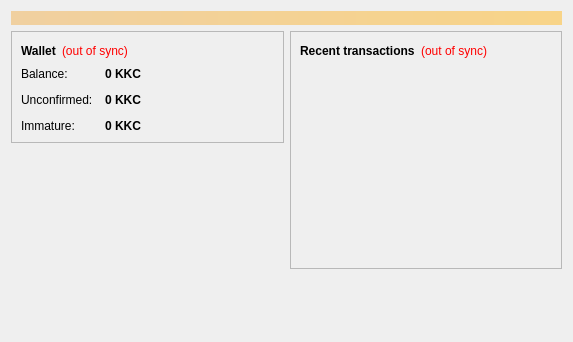
<?xml version="1.0" encoding="UTF-8"?>
<ui version="4.0">
 <class>OverviewPage</class>
 <widget class="QWidget" name="OverviewPage">
  <property name="geometry">
   <rect>
    <x>0</x>
    <y>0</y>
    <width>573</width>
    <height>342</height>
   </rect>
  </property>
  <property name="windowTitle">
   <string>Form</string>
  </property>
  <layout class="QVBoxLayout" name="topLayout">
   <item>
    <widget class="QLabel" name="labelAlerts">
     <property name="visible">
      <bool>false</bool>
     </property>
     <property name="styleSheet">
      <string notr="true">background-color: qlineargradient(x1: 0, y1: 0, x2: 1, y2: 0, stop:0 #F0D0A0, stop:1 #F8D488); color:#000000;</string>
     </property>
     <property name="wordWrap">
      <bool>true</bool>
     </property>
     <property name="margin">
      <number>3</number>
     </property>
    </widget>
   </item>
   <item>
    <layout class="QHBoxLayout" name="horizontalLayout" stretch="1,1">
     <item>
      <layout class="QVBoxLayout" name="verticalLayout_2">
       <item>
        <widget class="QFrame" name="frame">
         <property name="frameShape">
          <enum>QFrame::StyledPanel</enum>
         </property>
         <property name="frameShadow">
          <enum>QFrame::Raised</enum>
         </property>
         <layout class="QVBoxLayout" name="verticalLayout_4">
          <item>
           <layout class="QHBoxLayout" name="horizontalLayout_4">
            <item>
             <widget class="QLabel" name="label_5">
              <property name="font">
               <font>
                <weight>75</weight>
                <bold>true</bold>
               </font>
              </property>
              <property name="text">
               <string>Wallet</string>
              </property>
             </widget>
            </item>
            <item>
             <widget class="QLabel" name="labelWalletStatus">
              <property name="toolTip">
               <string>The displayed information may be out of date. Your wallet automatically synchronizes with the KaKaCoin network after a connection is established, but this process has not completed yet.</string>
              </property>
              <property name="styleSheet">
               <string notr="true">QLabel { color: red; }</string>
              </property>
              <property name="text">
               <string notr="true">(out of sync)</string>
              </property>
              <property name="alignment">
               <set>Qt::AlignLeading|Qt::AlignLeft|Qt::AlignVCenter</set>
              </property>
             </widget>
            </item>
            <item>
             <spacer name="horizontalSpacer_2">
              <property name="orientation">
               <enum>Qt::Horizontal</enum>
              </property>
              <property name="sizeHint" stdset="0">
               <size>
                <width>40</width>
                <height>20</height>
               </size>
              </property>
             </spacer>
            </item>
           </layout>
          </item>
          <item>
           <layout class="QFormLayout" name="formLayout_2">
            <property name="fieldGrowthPolicy">
             <enum>QFormLayout::AllNonFixedFieldsGrow</enum>
            </property>
            <property name="horizontalSpacing">
             <number>12</number>
            </property>
            <property name="verticalSpacing">
             <number>12</number>
            </property>
            <item row="0" column="0">
             <widget class="QLabel" name="label">
              <property name="text">
               <string>Balance:</string>
              </property>
             </widget>
            </item>
            <item row="0" column="1">
             <widget class="QLabel" name="labelBalance">
              <property name="font">
               <font>
                <weight>75</weight>
                <bold>true</bold>
               </font>
              </property>
              <property name="cursor">
               <cursorShape>IBeamCursor</cursorShape>
              </property>
              <property name="toolTip">
               <string>Your current balance</string>
              </property>
              <property name="text">
               <string notr="true">0 KKC</string>
              </property>
              <property name="textInteractionFlags">
               <set>Qt::LinksAccessibleByMouse|Qt::TextSelectableByKeyboard|Qt::TextSelectableByMouse</set>
              </property>
             </widget>
            </item>
            <item row="1" column="0">
             <widget class="QLabel" name="label_3">
              <property name="text">
               <string>Unconfirmed:</string>
              </property>
             </widget>
            </item>
            <item row="1" column="1">
             <widget class="QLabel" name="labelUnconfirmed">
              <property name="font">
               <font>
                <weight>75</weight>
                <bold>true</bold>
               </font>
              </property>
              <property name="cursor">
               <cursorShape>IBeamCursor</cursorShape>
              </property>
              <property name="toolTip">
               <string>Total of transactions that have yet to be confirmed, and do not yet count toward the current balance</string>
              </property>
              <property name="text">
               <string notr="true">0 KKC</string>
              </property>
              <property name="textInteractionFlags">
               <set>Qt::LinksAccessibleByMouse|Qt::TextSelectableByKeyboard|Qt::TextSelectableByMouse</set>
              </property>
             </widget>
            </item>
            <item row="2" column="0">
             <widget class="QLabel" name="labelImmatureText">
              <property name="text">
               <string>Immature:</string>
              </property>
             </widget>
            </item>
            <item row="2" column="1">
             <widget class="QLabel" name="labelImmature">
              <property name="font">
               <font>
                <weight>75</weight>
                <bold>true</bold>
               </font>
              </property>
              <property name="toolTip">
               <string>Mined balance that has not yet matured</string>
              </property>
              <property name="text">
               <string notr="true">0 KKC</string>
              </property>
              <property name="textInteractionFlags">
               <set>Qt::LinksAccessibleByMouse|Qt::TextSelectableByKeyboard|Qt::TextSelectableByMouse</set>
              </property>
             </widget>
            </item>
           </layout>
          </item>
         </layout>
        </widget>
       </item>
       <item>
        <spacer name="verticalSpacer">
         <property name="orientation">
          <enum>Qt::Vertical</enum>
         </property>
         <property name="sizeHint" stdset="0">
          <size>
           <width>20</width>
           <height>40</height>
          </size>
         </property>
        </spacer>
       </item>
      </layout>
     </item>
     <item>
      <layout class="QVBoxLayout" name="verticalLayout_3">
       <item>
        <widget class="QFrame" name="frame_2">
         <property name="frameShape">
          <enum>QFrame::StyledPanel</enum>
         </property>
         <property name="frameShadow">
          <enum>QFrame::Raised</enum>
         </property>
         <layout class="QVBoxLayout" name="verticalLayout">
          <item>
           <layout class="QHBoxLayout" name="horizontalLayout_2">
            <item>
             <widget class="QLabel" name="label_4">
              <property name="text">
               <string>&lt;b&gt;Recent transactions&lt;/b&gt;</string>
              </property>
             </widget>
            </item>
            <item>
             <widget class="QLabel" name="labelTransactionsStatus">
              <property name="toolTip">
               <string>The displayed information may be out of date. Your wallet automatically synchronizes with the KaKaCoin network after a connection is established, but this process has not completed yet.</string>
              </property>
              <property name="styleSheet">
               <string notr="true">QLabel { color: red; }</string>
              </property>
              <property name="text">
               <string notr="true">(out of sync)</string>
              </property>
              <property name="alignment">
               <set>Qt::AlignRight|Qt::AlignTrailing|Qt::AlignVCenter</set>
              </property>
             </widget>
            </item>
            <item>
             <spacer name="horizontalSpacer">
              <property name="orientation">
               <enum>Qt::Horizontal</enum>
              </property>
              <property name="sizeHint" stdset="0">
               <size>
                <width>40</width>
                <height>20</height>
               </size>
              </property>
             </spacer>
            </item>
           </layout>
          </item>
          <item>
           <widget class="QListView" name="listTransactions">
            <property name="styleSheet">
             <string notr="true">QListView { background: transparent; }</string>
            </property>
            <property name="frameShape">
             <enum>QFrame::NoFrame</enum>
            </property>
            <property name="verticalScrollBarPolicy">
             <enum>Qt::ScrollBarAlwaysOff</enum>
            </property>
            <property name="horizontalScrollBarPolicy">
             <enum>Qt::ScrollBarAlwaysOff</enum>
            </property>
            <property name="selectionMode">
             <enum>QAbstractItemView::NoSelection</enum>
            </property>
           </widget>
          </item>
         </layout>
        </widget>
       </item>
       <item>
        <spacer name="verticalSpacer_2">
         <property name="orientation">
          <enum>Qt::Vertical</enum>
         </property>
         <property name="sizeHint" stdset="0">
          <size>
           <width>20</width>
           <height>40</height>
          </size>
         </property>
        </spacer>
       </item>
      </layout>
     </item>
    </layout>
   </item>
  </layout>
 </widget>
 <resources/>
 <connections/>
</ui>
